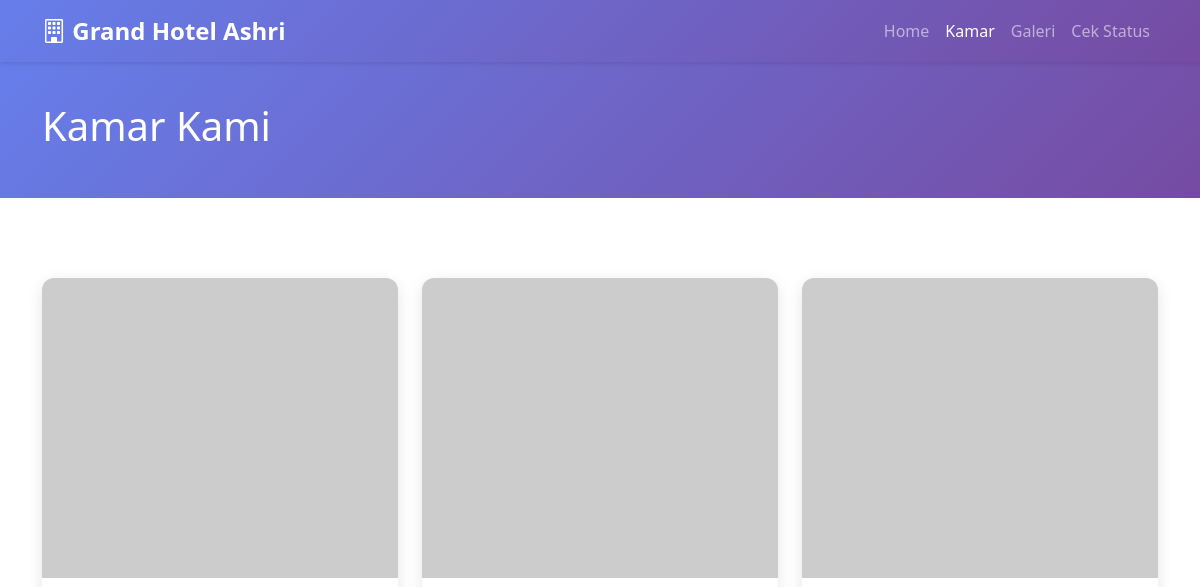
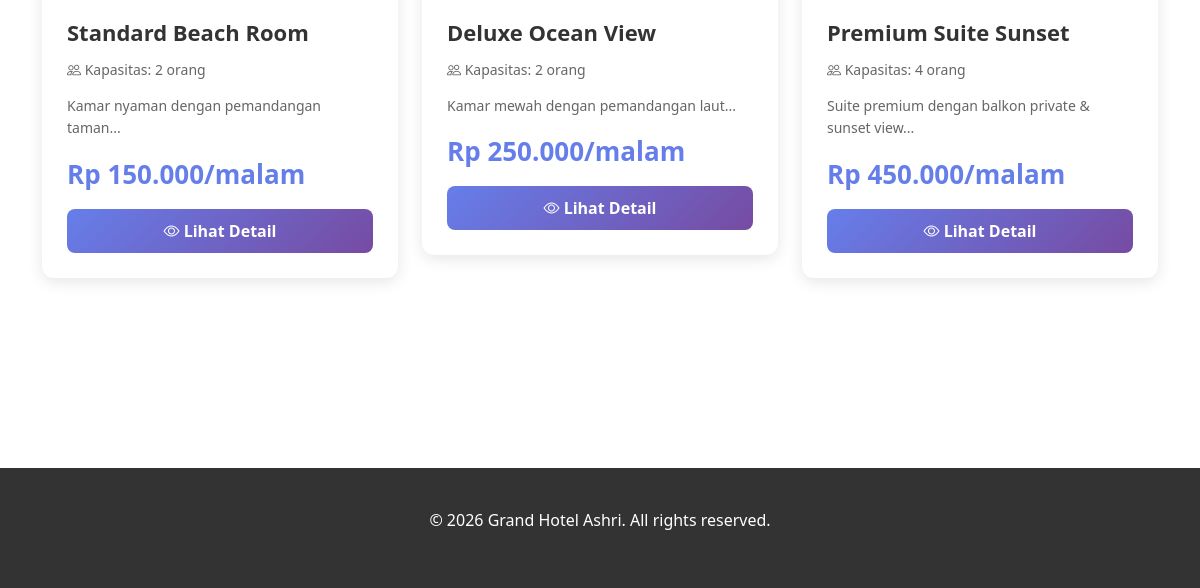
Before: /rooms.php with the older database file (2 pictures, top to bottom).
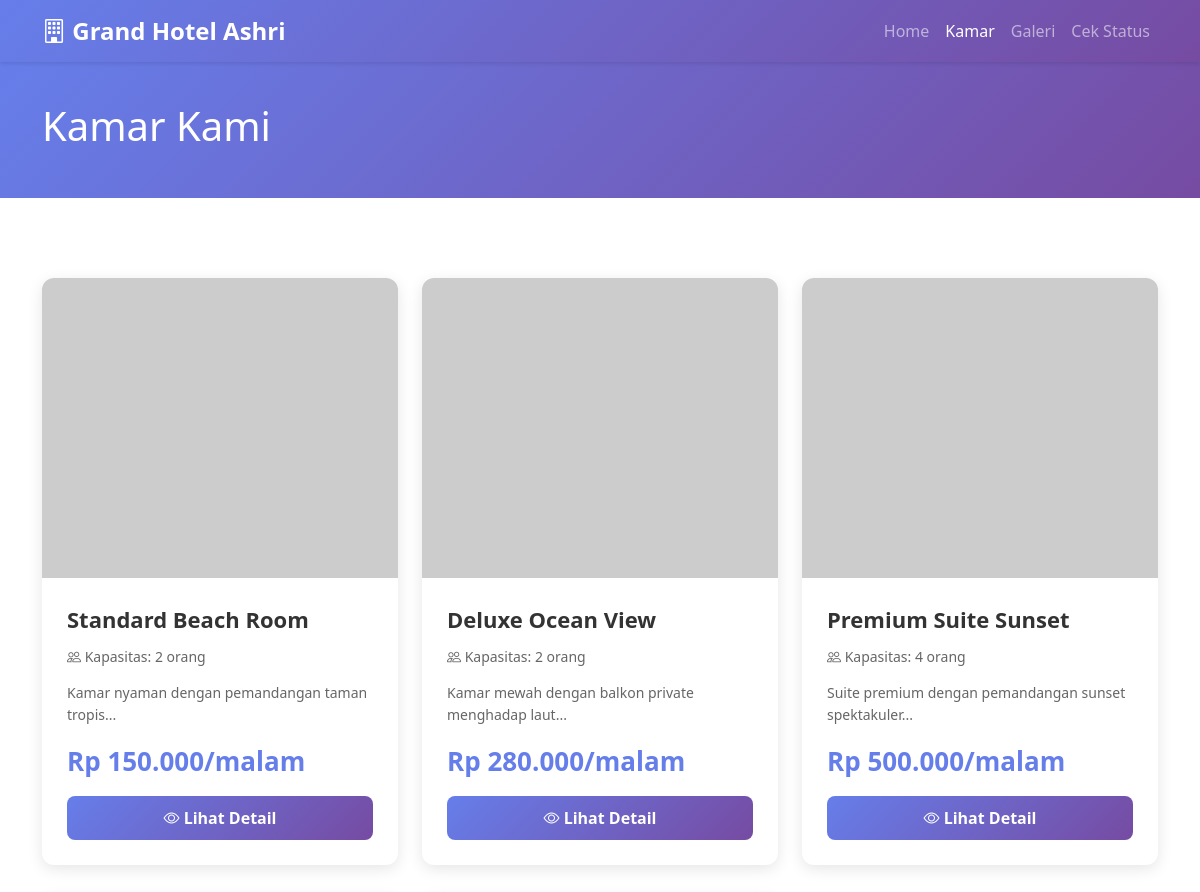
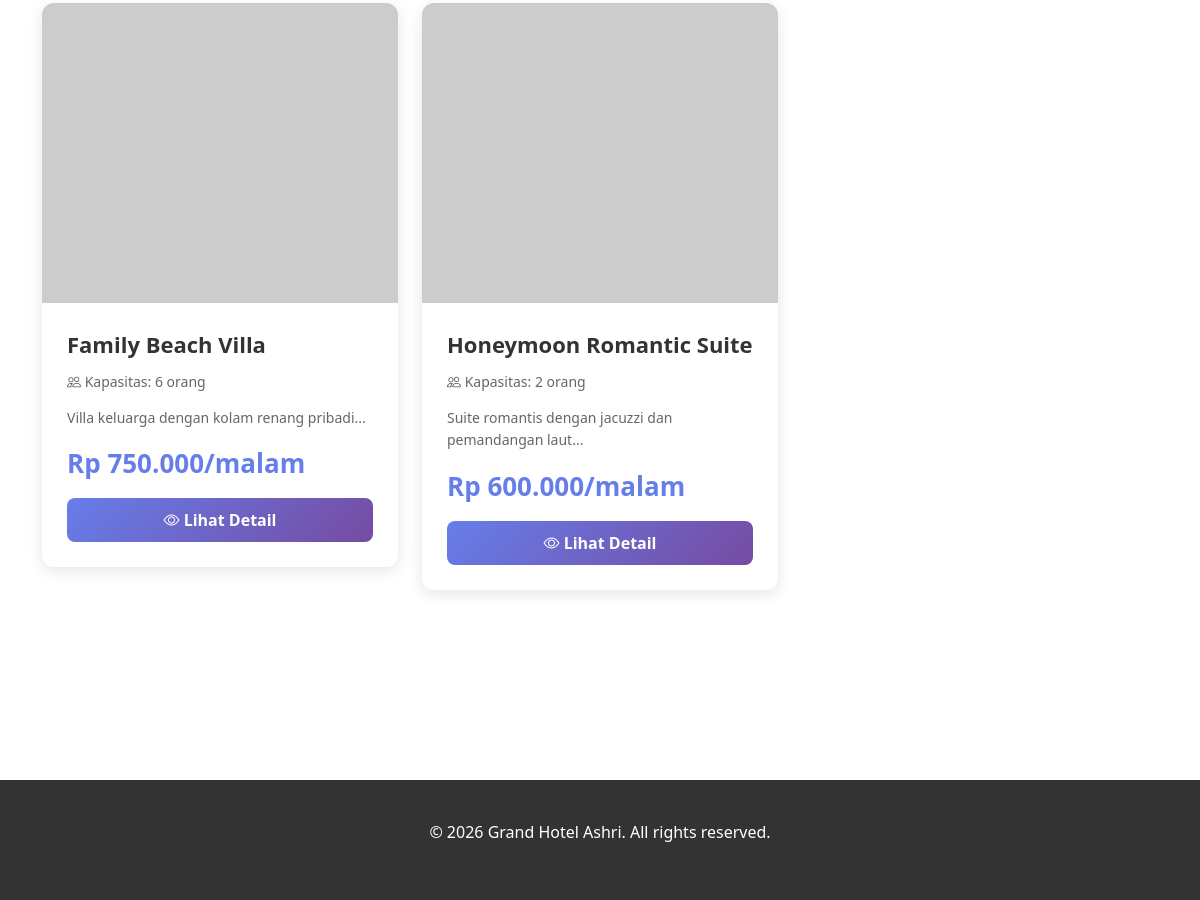
After: the same page with the newer database file (2 pictures, top to bottom).
### tables this page shows
CREATE TABLE `tipe_kamar` (
  `id_tipe` INT PRIMARY KEY AUTO_INCREMENT,
  `nama_tipe` VARCHAR(50) NOT NULL,
  `kapasitas` INT NOT NULL,
  `harga_malam` DECIMAL(10,2) NOT NULL,
  `deskripsi` TEXT,
  `foto_cover` VARCHAR(255),
  `created_at` TIMESTAMP DEFAULT CURRENT_TIMESTAMP
);

### includes/functions.php (called while the page is built, shortened)
<?php
function formatCurrency($amount) {
    return 'Rp ' . number_format($amount, 0, ',', '.');
}

### rooms.php (the view, shortened to what this page needs)
<?php
require_once 'includes/config.php';
require_once 'includes/functions.php';
$stmt = $pdo->query("SELECT * FROM tipe_kamar ORDER BY created_at DESC");
$rooms = $stmt->fetchAll();
?>
<!DOCTYPE html>
<html lang="en">
<head>
    <link href="https://cdn.jsdelivr.net/npm/bootstrap@5.3.0/dist/css/bootstrap.min.css" rel="stylesheet">
    <link href="https://cdn.jsdelivr.net/npm/bootstrap-icons@1.11.0/font/bootstrap-icons.css" rel="stylesheet">
</head>
<body>
    <nav class="navbar navbar-expand-lg navbar-dark">
        <div class="container">
            <a class="navbar-brand" href="/tubes_basdat/"><i class="bi bi-building"></i> <?php echo HOTEL_NAME; ?></a>
            <div class="collapse navbar-collapse" id="navbarNav">
                <ul class="navbar-nav ms-auto">
                    <li class="nav-item"><a class="nav-link" href="/tubes_basdat/">Home</a></li>
                    <li class="nav-item"><a class="nav-link active" href="/tubes_basdat/rooms.php">Kamar</a></li>
                    <li class="nav-item"><a class="nav-link" href="/tubes_basdat/gallery.php">Galeri</a></li>
                    <li class="nav-item"><a class="nav-link" href="/tubes_basdat/guest/check_status.php">Cek Status</a></li>
                </ul>
            </div>
        </div>
    </nav>
    <section class="page-header">
        <div class="container">
            <h1>Kamar Kami</h1>
        </div>
    </section>
    <section class="section">
        <div class="container">
            <div class="row">
                <?php foreach ($rooms as $room): ?>
                    <div class="col-md-6 col-lg-4">
                        <div class="card room-card">
                            <?php if ($room['foto_cover']): ?>
                                <img src="<?php echo UPLOAD_URL; ?>tipe_kamar/<?php echo htmlspecialchars($room['foto_cover']); ?>" alt="<?php echo htmlspecialchars($room['nama_tipe']); ?>">
                            <?php else: ?>
                                <img src="https://via.placeholder.com/400x300?text=<?php echo urlencode($room['nama_tipe']); ?>" alt="<?php echo htmlspecialchars($room['nama_tipe']); ?>">
                            <?php endif; ?>
                            <div class="room-info">
                                <div class="room-title"><?php echo htmlspecialchars($room['nama_tipe']); ?></div>
                                <div class="room-capacity">
                                    <i class="bi bi-people"></i> Kapasitas: <?php echo $room['kapasitas']; ?> orang
                                </div>
                                <div class="room-description">
                                    <?php echo htmlspecialchars(substr($room['deskripsi'] ?? '', 0, 100)); ?>...
                                </div>
                                <div class="room-price"><?php echo formatCurrency($room['harga_malam']); ?>/malam</div>
                                <a href="/tubes_basdat/detail_kamar.php?id=<?php echo $room['id_tipe']; ?>" class="btn btn-primary w-100" style="color: white;">
                                    <i class="bi bi-eye"></i> Lihat Detail
                                </a>
                            </div>
                        </div>
                    </div>
                <?php endforeach; ?>
            </div>
        </div>
    </section>
    <footer class="footer">
        <p>&copy; 2026 <?php echo HOTEL_NAME; ?>. All rights reserved.</p>
    </footer>
</body>
</html>

### rooms.php (style rules this page uses)
body { font-family: 'Segoe UI', Tahoma, Geneva, Verdana, sans-serif; }
.navbar { background: linear-gradient(135deg, #667eea 0%, #764ba2 100%); box-shadow: 0 2px 4px rgba(0,0,0,0.1); }
.navbar-brand { font-weight: 700; font-size: 24px; }
.page-header { background: linear-gradient(135deg, #667eea 0%, #764ba2 100%); color: white; padding: 40px 0; }
.section { padding: 80px 0; }
.room-card { border: none; border-radius: 12px; overflow: hidden; box-shadow: 0 4px 15px rgba(0,0,0,0.1); transition: transform 0.3s, box-shadow 0.3s; margin-bottom: 30px; }
.room-card img { width: 100%; height: 300px; object-fit: cover; }
.room-info { padding: 25px; }
.room-title { font-size: 22px; font-weight: 700; margin-bottom: 10px; color: #333; }
.room-price { font-size: 26px; color: #667eea; font-weight: 700; margin-bottom: 15px; }
.room-capacity { color: #666; font-size: 14px; margin-bottom: 15px; }
.room-description { color: #666; font-size: 14px; line-height: 1.6; margin-bottom: 15px; }
.btn-primary { background: linear-gradient(135deg, #667eea 0%, #764ba2 100%); border: none; border-radius: 8px; padding: 10px 20px; font-weight: 600; }
.footer { background: #333; color: white; padding: 40px 0; text-align: center; margin-top: 80px; }

Changed rows visible on the page:
changed tipe_kamar "Rp 150.000": deskripsi "Kamar nyaman dengan pemandangan taman" → "Kamar nyaman dengan pemandangan taman tropis"
changed tipe_kamar "Deluxe Ocean View": deskripsi "Kamar mewah dengan pemandangan laut" → "Kamar mewah dengan balkon private menghadap laut"; harga_malam "Rp 250.000" → "Rp 280.000"
changed tipe_kamar "Premium Suite Sunset": deskripsi "Suite premium dengan balkon private & sunset view" → "Suite premium dengan pemandangan sunset spektakuler"; harga_malam "Rp 450.000" → "Rp 500.000"
added tipe_kamar: nama_tipe "Family Beach Villa", kapasitas "6", deskripsi "Villa keluarga dengan kolam renang pribadi", harga_malam "Rp 750.000"
added tipe_kamar: nama_tipe "Honeymoon Romantic Suite", kapasitas "2", deskripsi "Suite romantis dengan jacuzzi dan pemandangan laut", harga_malam "Rp 600.000"
